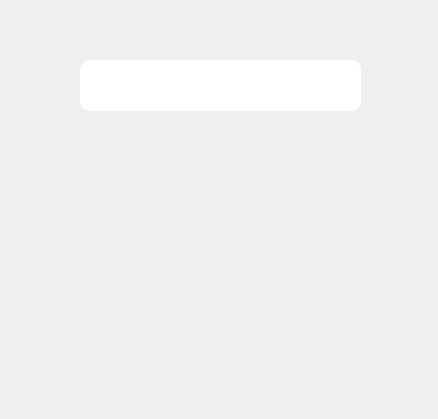
<?xml version="1.0" encoding="UTF-8"?>
<ui version="4.0">
 <class>MainWindow</class>
 <widget class="QMainWindow" name="MainWindow">
  <property name="geometry">
   <rect>
    <x>0</x>
    <y>0</y>
    <width>438</width>
    <height>419</height>
   </rect>
  </property>
  <property name="windowTitle">
   <string>MainWindow</string>
  </property>
  <widget class="QWidget" name="centralwidget">
   <widget class="QLabel" name="result_label">
    <property name="geometry">
     <rect>
      <x>50</x>
      <y>140</y>
      <width>341</width>
      <height>231</height>
     </rect>
    </property>
    <property name="text">
     <string/>
    </property>
   </widget>
   <widget class="QLineEdit" name="search_lineEdit">
    <property name="geometry">
     <rect>
      <x>80</x>
      <y>60</y>
      <width>281</width>
      <height>51</height>
     </rect>
    </property>
    <property name="font">
     <font>
      <pointsize>9</pointsize>
     </font>
    </property>
    <property name="styleSheet">
     <string notr="true">QLineEdit{
border-radius: 10px;
}</string>
    </property>
   </widget>
   <widget class="QPushButton" name="search_pushButton2">
    <property name="geometry">
     <rect>
      <x>310</x>
      <y>60</y>
      <width>51</width>
      <height>51</height>
     </rect>
    </property>
    <property name="font">
     <font>
      <pointsize>10</pointsize>
     </font>
    </property>
    <property name="styleSheet">
     <string notr="true">QPushButton{
background:rgb(255, 255, 255);
border-radius: 20px;

}</string>
    </property>
    <property name="text">
     <string/>
    </property>
    <property name="icon">
     <iconset>
      <normaloff>icons/search.png</normaloff>icons/search.png</iconset>
    </property>
    <property name="iconSize">
     <size>
      <width>30</width>
      <height>30</height>
     </size>
    </property>
    <property name="autoDefault">
     <bool>false</bool>
    </property>
    <property name="flat">
     <bool>false</bool>
    </property>
   </widget>
  </widget>
  <widget class="QMenuBar" name="menubar">
   <property name="geometry">
    <rect>
     <x>0</x>
     <y>0</y>
     <width>438</width>
     <height>26</height>
    </rect>
   </property>
  </widget>
 </widget>
 <resources/>
 <connections/>
</ui>
